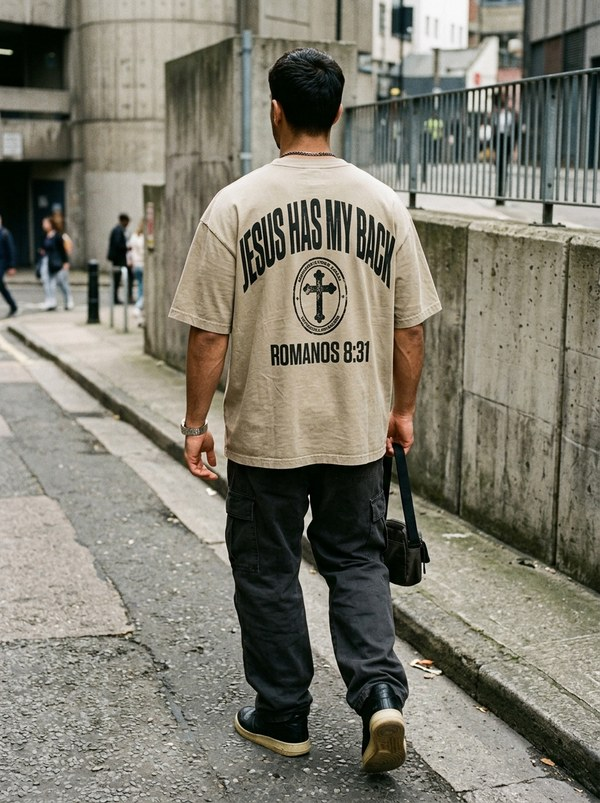
#> input picture web/assets/styles/bold.jpg, 600 x 803 px
$ python knockout.py ../web/assets/styles/bold.jpg
#> lines starting #> are read from the running program, lines starting #| are printed output that depends on the picture
#!/usr/bin/env python3
# scripts/knockout.py
"""
Color & Luminance Knockout — Christopher (@christopherr_rj)
Remove fundos pretos ou brancos de estampas monocromáticas sem halos cinzas.
Preserva antialiasing, retículas (halftones) e exporta em PNG 32-bit com metadados de 300 DPI.
Custo de execução: R$ 0,00 (roda 100% local com Pillow).
"""

import sys
import os
import argparse
from typing import Tuple
from PIL import Image, ImageOps

# Cores reais dos tecidos da Christopher em RGB
SHIRT_COLORS = {
    "washed_black": (34, 34, 34),     # Cinza asfalto escuro estonado
    "sand": (205, 190, 168),          # Areia / Taupe clássico
    "olive": (78, 86, 68),            # Verde militar estonado
    "off_white": (240, 238, 230),     # Cru / Algodão natural
    "coffee": (62, 48, 40)            # Castanho escuro terroso
}


def luminance_knockout_black(
    img: Image.Image,
    ink_color: Tuple[int, int, int] = (255, 255, 255),
    clip_black_threshold: int = 15,
    gamma: float = 1.0
) -> Image.Image:
    """
    Remove o fundo preto de uma arte clara (tinta branca sobre malha preta).
    O canal Alpha é extraído diretamente da luminância dos pixels.
    """
    img = img.convert("RGB")
    gray = ImageOps.grayscale(img)

    # Aplica corte suave nos ruídos pretos de fundo
    if clip_black_threshold > 0:
        lut = [0 if i < clip_black_threshold else int(((i - clip_black_threshold) / (255 - clip_black_threshold)) ** gamma * 255) for i in range(256)]
        alpha = gray.point(lut)
    else:
        alpha = gray

    # Cria imagem RGBA com tinta uniforme (ou textura original) modulada pelo canal Alpha
    solid_ink = Image.new("RGBA", img.size, ink_color + (255,))
    solid_ink.putalpha(alpha)
    return solid_ink


def luminance_knockout_white(
    img: Image.Image,
    ink_color: Tuple[int, int, int] = (20, 20, 20),
    clip_white_threshold: int = 240,
    gamma: float = 1.0
) -> Image.Image:
    """
    Remove o fundo branco de uma arte escura (tinta preta sobre malha clara).
    O canal Alpha é a luminância invertida (pixels pretos = 100% opacos).
    """
    img = img.convert("RGB")
    gray = ImageOps.grayscale(img)
    inverted = ImageOps.invert(gray)

    threshold_inv = 255 - clip_white_threshold
    if threshold_inv > 0:
        lut = [0 if i < threshold_inv else int(((i - threshold_inv) / (255 - threshold_inv)) ** gamma * 255) for i in range(256)]
        alpha = inverted.point(lut)
    else:
        alpha = inverted

    solid_ink = Image.new("RGBA", img.size, ink_color + (255,))
    solid_ink.putalpha(alpha)
    return solid_ink


def detect_background_mode(img: Image.Image) -> str:
    """Analisa os 4 cantos da imagem para inferir se o fundo é preto ou branco."""
    rgb = img.convert("RGB")
    w, h = rgb.size
    corners = [
        rgb.getpixel((0, 0)),
        rgb.getpixel((w - 1, 0)),
        rgb.getpixel((0, h - 1)),
        rgb.getpixel((w - 1, h - 1))
    ]
    avg_lum = sum((0.299 * r + 0.587 * g + 0.114 * b) for r, g, b in corners) / 4.0
    return "black" if avg_lum < 128 else "white"


def generate_mockup_preview(transparent_art: Image.Image, shirt_key: str = "washed_black") -> Image.Image:
    """Sobrepõe a estampa transparente sobre uma das cores de camiseta oficiais da marca."""
    bg_rgb = SHIRT_COLORS.get(shirt_key, SHIRT_COLORS["washed_black"])
    canvas = Image.new("RGBA", transparent_art.size, bg_rgb + (255,))
    canvas.alpha_composite(transparent_art)
    return canvas.convert("RGB")


def process_image(
    input_path: str,
    output_path: str,
    mode: str = "auto",
    dpi: int = 300,
    create_preview: bool = True
) -> str:
    if not os.path.exists(input_path):
        raise FileNotFoundError(f"Arquivo de entrada não encontrado: {input_path}")

    img = Image.open(input_path)

    if mode == "auto":
        mode = detect_background_mode(img)

    if mode == "black":
        result = luminance_knockout_black(img)
    else:
        result = luminance_knockout_white(img)

    os.makedirs(os.path.dirname(os.path.abspath(output_path)), exist_ok=True)
    result.save(output_path, "PNG", dpi=(dpi, dpi))

    msg = f"Arquivo salvo com sucesso: {output_path} ({result.width}x{result.height}px, {dpi} DPI)"

    if create_preview:
        base_no_ext, _ = os.path.splitext(output_path)
        preview_path = f"{base_no_ext}_preview_tshirt.jpg"
        preview_shirt = "washed_black" if mode == "black" else "sand"
        preview_img = generate_mockup_preview(result, preview_shirt)
        preview_img.save(preview_path, "JPEG", quality=92)
        msg += f"\nPreview gerado: {preview_path} (Tecido: {preview_shirt})"

    return msg


def main():
    parser = argparse.ArgumentParser(description="Color Knockout de Fundo para Estamparia — Christopher")
    parser.add_argument("input", type=str, help="Caminho da imagem de entrada (PNG, JPG, WEBP)")
    parser.add_argument("-o", "--output", type=str, default="", help="Caminho do PNG transparente de saída")
    parser.add_argument("-m", "--mode", choices=["auto", "black", "white"], default="auto", help="Modo de knockout (fundo preto ou branco)")
    parser.add_argument("--dpi", type=int, default=300, help="DPI do arquivo final (padrão: 300)")
    parser.add_argument("--no-preview", action="store_true", help="Não gerar imagem de preview sobre a camiseta")

    args = parser.parse_args()

    input_path = args.input
    output_path = args.output
    if not output_path:
        base, _ = os.path.splitext(input_path)
        output_path = f"{base}_transparent_300dpi.png"

    try:
        feedback = process_image(
            input_path=input_path,
            output_path=output_path,
            mode=args.mode,
            dpi=args.dpi,
            create_preview=not args.no_preview
        )
#> in process_image, img is the input picture: PIL image 600x803 RGB; mean R, G, B 127.2, 124.3, 111.6
#> in detect_background_mode, `corners = [ rgb.getpixel((0, 0)), rgb.getpixel((w - 1, 0)), rgb.getpix..`: corners = [(177, 173, 162), (135, 136, 130), (132, 132, 124), (82, 85, 78)]
#> in detect_background_mode, `avg_lum = sum((0.299 * r + 0.587 * g + 0.114 * b) for r, g, b in corne..`: avg_lum = 130.6
#> in process_image, `mode = detect_background_mode(img)`: mode = 'white'
#> in luminance_knockout_white, `gray = ImageOps.grayscale(img)`:
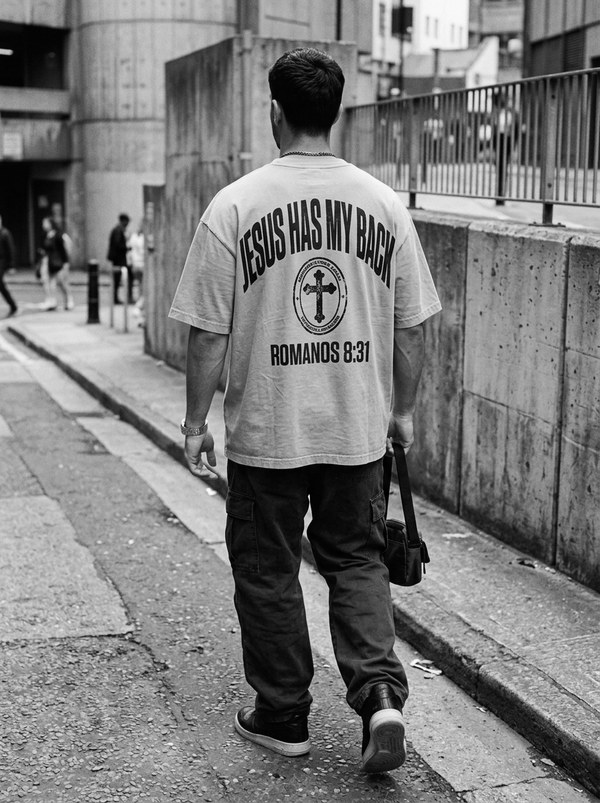
#> gray: PIL image 600x803 L; min 0, max 254, mean 123.7
#> in luminance_knockout_white, `inverted = ImageOps.invert(gray)`:
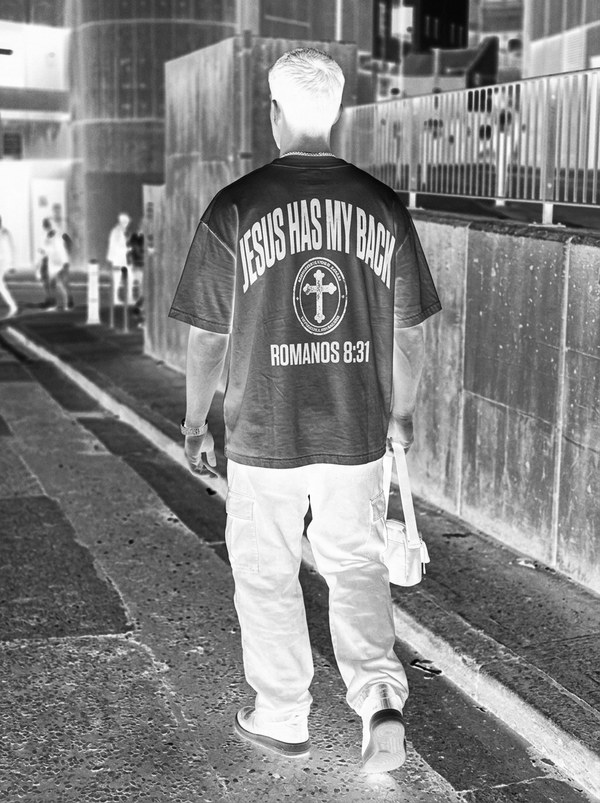
#> inverted: PIL image 600x803 L; min 1, max 255, mean 131.3
#> in process_image, `preview_shirt = "washed_black" if mode == "black" else "sand"`: preview_shirt = 'sand'
#> in generate_mockup_preview, `canvas = Image.new("RGBA", transparent_art.size, bg_rgb + (255,))`:
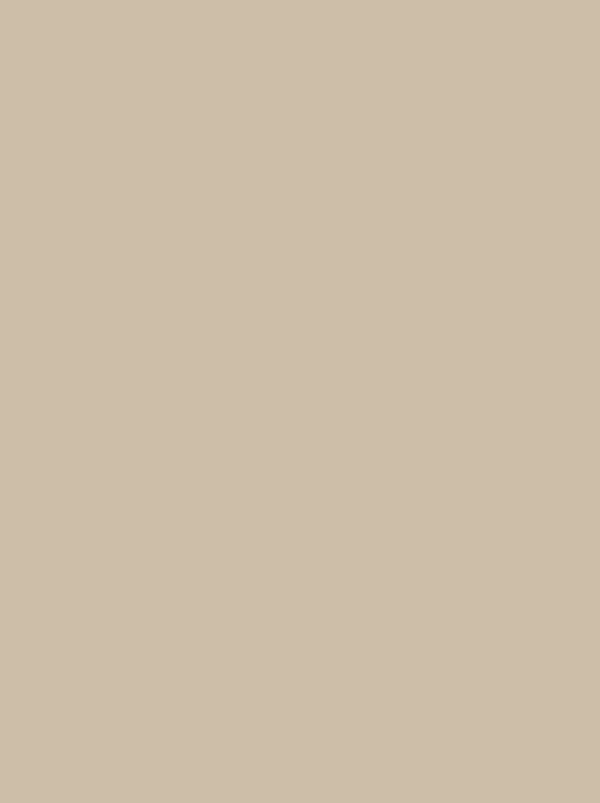
#> canvas: PIL image 600x803 RGBA; mean R, G, B, A 205, 190, 168, 255
#> in generate_mockup_preview, `canvas.alpha_composite(transparent_art)`:
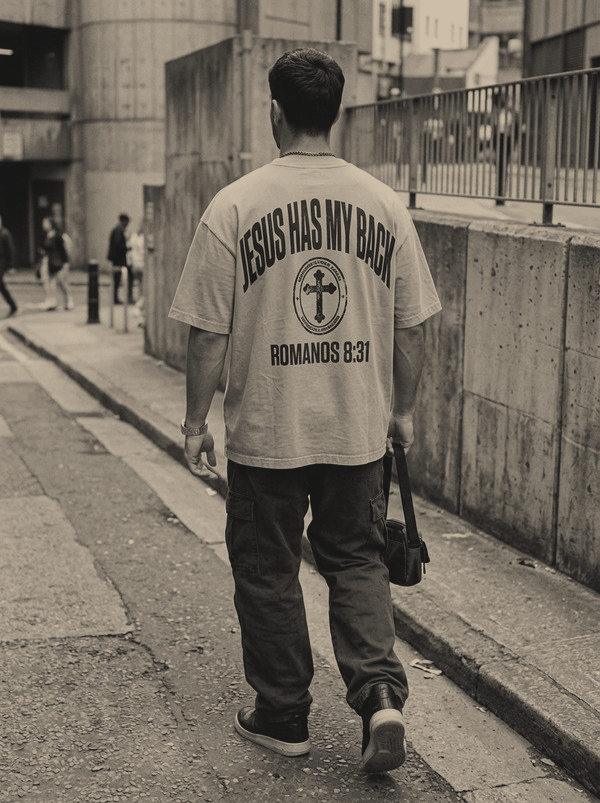
#> canvas: PIL image 600x803 RGBA; mean R, G, B, A 115.7, 107.9, 96.5, 255
        print(feedback)
#| Arquivo salvo com sucesso: ../web/assets/styles/bold_transparent_300dpi.png (600x803px, 300 DPI)
#| Preview gerado: ../web/assets/styles/bold_transparent_300dpi_preview_tshirt.jpg (Tecido: sand)
    except Exception as e:
        print(f"Erro ao processar imagem: {e}", file=sys.stderr)
        sys.exit(1)


if __name__ == "__main__":
    main()
